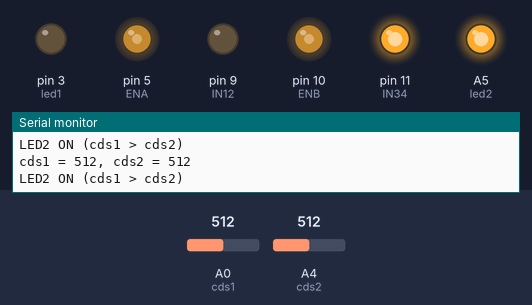
A sketch run on a simulated Arduino Uno, built with avr-gcc and run on an emulated ATmega328P. Parts: output pins drawn as LEDs (lit = HIGH), the last lines printed to the serial monitor. Inputs (shaded band) come from the test bench; at power-on: A4 (cds2) = 512, A0 (cds1) = 512.

Above: at 1.2 s.
1.3 s: A4 (cds2) set to 521
At 2.2 s:
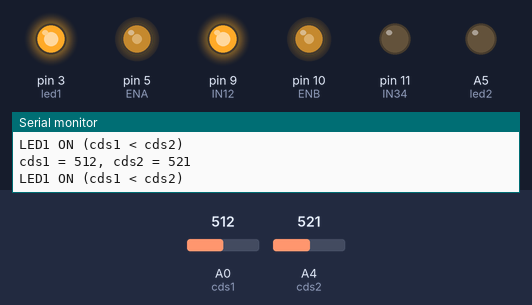
2.8 s: A0 (cds1) set to 111
5.8 s: A0 (cds1) set to 88
8.8 s: A0 (cds1) set to 507
11.8 s: A0 (cds1) set to 535
At 12.9 s:
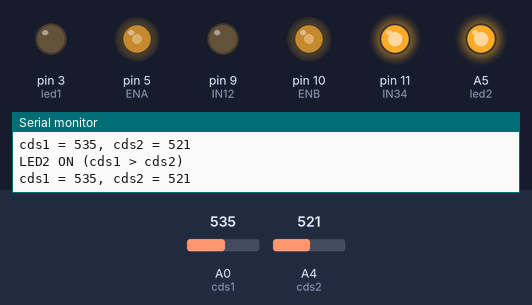
14.8 s: A0 (cds1) set to 511
At 15.7 s:
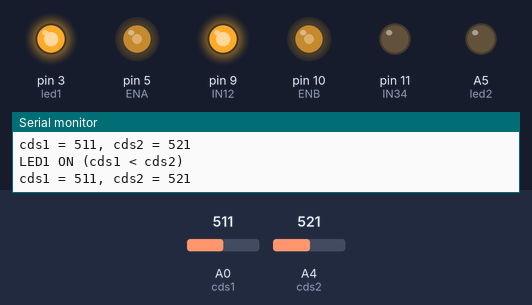
Timing chart, 0 to 17.3 s (numbered marks = the images above; inputs shaded):
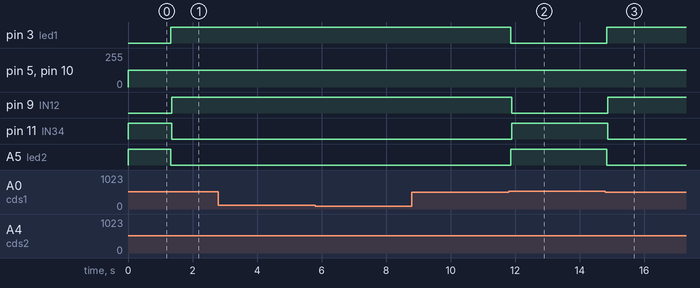

Measured:
- the behaviour switches between 512 and 513 on A4 (cds2) (found by bisection; images 0 and 1)
- the behaviour switches between 520 and 521 on A0 (cds1) (found by bisection; images 1 and 2)
- after the input at 1.3 s, pin 3 (led1): LOW → HIGH at once; pin 9 (IN12): LOW → HIGH after 0.05 s; pin 11 (IN34): HIGH → LOW after 0.05 s; A5 (led2): HIGH → LOW at once
- after the input at 11.8 s, pin 3 (led1): HIGH → LOW after 0.07 s; pin 9 (IN12): HIGH → LOW after 0.09 s; pin 11 (IN34): LOW → HIGH after 0.09 s; A5 (led2): LOW → HIGH after 0.07 s
- after the input at 14.8 s, pin 3 (led1): LOW → HIGH after 0.05 s; pin 9 (IN12): LOW → HIGH after 0.07 s; pin 11 (IN34): HIGH → LOW after 0.07 s; A5 (led2): HIGH → LOW after 0.05 s

The sketch:

3week.ino
```cpp
/*
  제목 : 3week
  내용 : 최종본
*/


int cds1 = A0; // 조도센서1을 A0핀으로 선언
int led1 = 3; // LED1을 3번핀으로 선언
int ENA = 5; // DC 모터 드라이버의 EnableA를 5번핀으로 선언
int IN12 = 9; // DC 모터 드라이버의 IN1&IN2를 9번핀으로 선언
int cds2 = A4; // 조도센서2를 A4핀으로 선언
int led2 = A5; // LED2를 A5핀으로 선언
int ENB = 10; // DC 모터 드라이버의 EnableB를 10번핀으로 선언
int IN34 = 11; // DC 모터 드라이버의 IN3&IN4를 11번핀으로 선언

// DC 모터의 회전 속도를 정의
// 디지털 핀으로 0~255 범위의 값으로 DC 모터의 속도를 제어
// 사용된 127이란 값은, 디지털 핀으로 출력 할 수 있는 최대값 255의 절반에 해당되므로, DC 모터가 5V 전류로 낼 수 있는 최대 회전 속도의 절반으로 해석
// 이는 디지털로 아날로그 신호를 보내는 펄스 폭 모듈레이션(PWM)에서 duty-cycle이 50%인 것으로 설정
int speed = 127;

void setup()
{
  Serial.begin(9600); // 조도센서의 동작 상태를 확인하기 위하여 시리얼 통신을 설정 (전송속도 9600bps)
  pinMode(led1, OUTPUT); // LED1핀을 OUTPUT으로 설정
  pinMode(ENA, OUTPUT); // EnableA를 OUTPUT으로 설정
  pinMode(IN12, OUTPUT); // IN2핀을 OUTPUT으로 설정
  pinMode(led2, OUTPUT); // LED2핀을 OUTPUT으로 설정
  pinMode(ENB, OUTPUT); // IN3핀을 OUTPUT으로 설정
  pinMode(IN34, OUTPUT); // IN4핀을 OUTPUT으로 설정
}

void loop()
{
  int cdsValue1 = analogRead(cds1); // 조도센서1으로부터 측정된 밝기 값을 읽어 cdsValue1이라는 변수에 저장
  int cdsValue2 = analogRead(cds2); // 조도센서2로부터 측정된 밝기 값을 읽어 cdsValue2라는 변수에 저장

  // 측정된 밝기 값을 각각 시리얼 모니터에 출력
  Serial.print("cds1 = ");
  Serial.print(cdsValue1);
  Serial.print(", cds2 = ");
  Serial.println(cdsValue2);

  // 조도센서로부터 측정된 밝기 값이 조도센서1보다 조도센서2가 크다면, 아래의 블록을 실행
  if (cdsValue1 < cdsValue2)
  {
    digitalWrite(led1, HIGH); // LED1 ON
    digitalWrite(led2, LOW); // LED2 OFF
    Serial.println("LED1 ON (cds1 < cds2)"); // 시리얼 모니터에 LED1 ON (cds1 < cds2) 출력

    // 지정된 speed로 DC 모터 정방향으로 회전
    analogWrite(ENA, speed);
    digitalWrite(IN12, HIGH);
    analogWrite(ENB, speed);
    digitalWrite(IN34, LOW);
   }

  // 조도센서로부터 측정된 밝기 값이 조도센서2보다 조도센서1이 크다면, 아래의 블록을 실행
  else
  {
    digitalWrite(led1, LOW);
    digitalWrite(led2, HIGH);
    Serial.println("LED2 ON (cds1 > cds2)");

    // 지정된 speed로 DC 모터 역방향으로 회전
    analogWrite(ENA, speed);
    digitalWrite(IN12, LOW);
    analogWrite(ENB, speed);
    digitalWrite(IN34, HIGH);
  }
}
```
